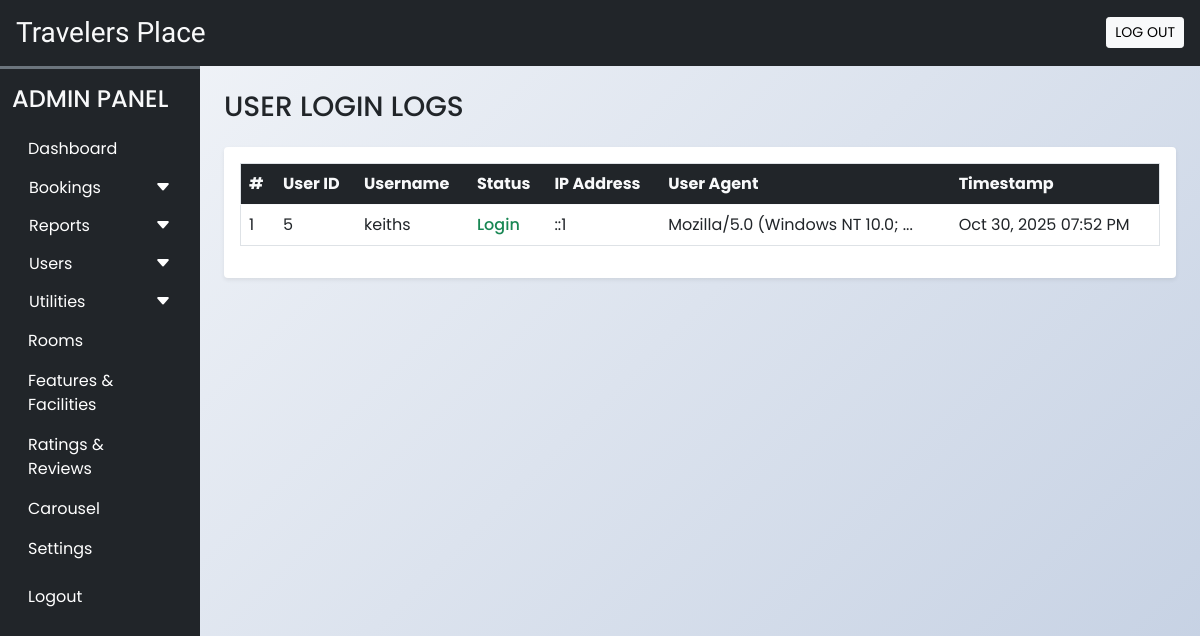
Before: /admin/user_login_logs.php (signed in) with the older database file.
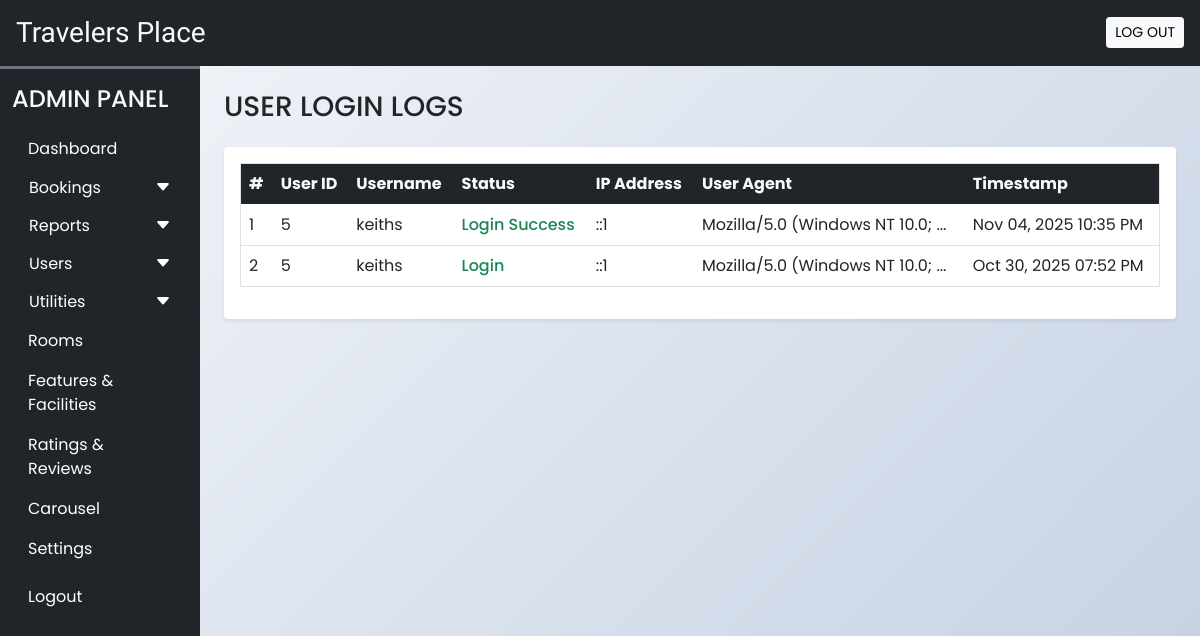
After: the same page with the newer database file.
### tables this page shows
CREATE TABLE `activity_logs` (
  `id` int(11) NOT NULL AUTO_INCREMENT,
  `user_id` int(11) DEFAULT NULL,
  `user_name` varchar(100) NOT NULL,
  `action` varchar(100) NOT NULL,
  `details` text DEFAULT NULL,
  `ip_address` varchar(45) DEFAULT NULL,
  `user_agent` text DEFAULT NULL,
  `created_at` timestamp NOT NULL DEFAULT current_timestamp(),
  PRIMARY KEY (`id`),
  KEY `idx_user_id` (`user_id`),
  KEY `idx_created_at` (`created_at`)
);

### admin/user_login_logs.php (the view, shortened to what this page needs)
<!DOCTYPE html>
<html lang="en">
<head>
  <?php require('inc/links.php'); ?>
  <link rel="stylesheet" href="https://cdn.datatables.net/1.13.6/css/dataTables.bootstrap5.min.css">
</head>
<body class="bg-light">
  <?php require('inc/header.php'); ?>
  <div class="container-fluid" id="main-content">
    <div class="row">
      <div class="col-lg-10 ms-auto p-4 overflow-hidden">
        <h3 class="mb-4">USER LOGIN LOGS</h3>
        <div class="card border-0 shadow-sm mb-4">
          <div class="card-body">
            <div class="table-responsive">
              <table class="table table-hover border" id="login-logs-table">
                <thead class="bg-dark text-light">
                  <tr>
                    <th>#</th>
                    <th>User ID</th>
                    <th>Username</th>
                    <th>Status</th>
                    <th>IP Address</th>
                    <th>User Agent</th>
                    <th>Timestamp</th>
                  </tr>
                </thead>
                <tbody>
                  <?php
                  $con = $GLOBALS['con'];
                  $query = "SELECT * FROM `activity_logs`
                           WHERE `action` LIKE 'Login%'
                           ORDER BY `created_at` DESC";
                  $res = mysqli_query($con, $query);
                  $i = 1;
                  while($row = mysqli_fetch_assoc($res)) {
                    $statusClass = strpos($row['action'], 'Failed') !== false ? 'status-failed' : 'status-success';
                    echo "
                    <tr>
                      <td>$i</td>
                      <td>" . ($row['user_id'] ?: 'N/A') . "</td>
                      <td>" . htmlspecialchars($row['user_name']) . "</td>
                      <td class='$statusClass'>" . htmlspecialchars($row['action']) . "</td>
                      <td>" . htmlspecialchars($row['ip_address']) . "</td>
                      <td title='" . htmlspecialchars($row['user_agent']) . "'>" .
                         (strlen($row['user_agent']) > 30 ?
                          substr(htmlspecialchars($row['user_agent']), 0, 30) . '...' :
                          htmlspecialchars($row['user_agent'])) .
                      "</td>
                      <td>" . date('M d, Y h:i A', strtotime($row['created_at'])) . "</td>
                    </tr>
                    ";
                    $i++;
                  }
                  ?>
                </tbody>
              </table>
            </div>
          </div>
        </div>
      </div>
    </div>
  </div>
</body>
</html>

Changed rows visible on the page:
added activity_logs: user "5", user_name "keiths", action "Login Success", ip_address "::1", user_agent "Mozilla/5.0 (Windows NT 10.0;", created_at "Nov 04, 2025 10:35 PM"
